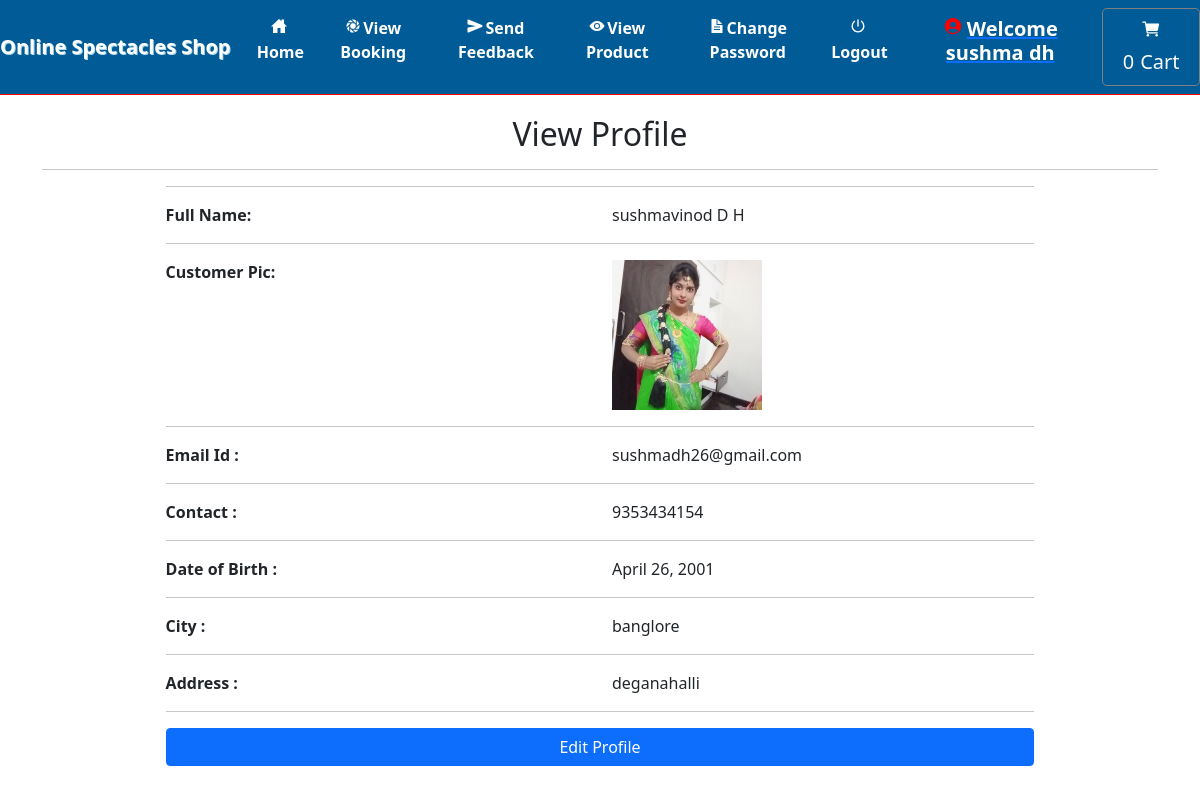
Page /profile (signed in) on the committed database.
### grocery/models.py (models this page shows, shortened)
class Profile(models.Model):
    user = models.ForeignKey(User, on_delete=models.CASCADE, null=True)
    dob = models.DateField(null=True)
    city = models.CharField(max_length=30, null=True)
    address = models.CharField(max_length=50, null=True)
    contact = models.CharField(max_length=10, null=True)
    image = models.FileField(null=True)

### grocery/views.py (the view)
# urls.py: path('profile', profile, name='profile'),
def profile(request):
    if not request.user.is_authenticated:
        return redirect('login')
    user = User.objects.get(id=request.user.id)
    pro = Profile.objects.get(user=user)
    cart=""
    try:
        cart = Cart.objects.get(profile=pro)
    except:
        pass
    num1 = 0
    total = 0
    for i in cart:
        total += i.product.price
        num1 += 1
    user = User.objects.get(id=request.user.id)
    pro = Profile.objects.get(user=user)
    d={'pro':pro,'user':user,'num1':num1,'total':total}
    return render(request,'profile.html',d)

### grocery/templates/profile.html
{% extends 'navigation.html' %}
{% load static %}
{% block body %}
<div class="container">
    <h2 style="margin-top:20px" align="center">View Profile</h2><hr>
<div  class="container-fluid" style="width:80%;margin-bottom:5%">
    <hr><div class="row">
        <div class="col-md-6">
            <strong>Full Name:</strong>
        </div>
        <div class="col-md-6">
            {{pro.user.first_name}} {{pro.user.last_name}}
        </div>
    </div><hr>
     <div class="row">
        <div class="col-md-6">
            <strong>Customer Pic:</strong>
        </div>
        <div class="col-md-6">
           <img src="{{pro.image.url}}" style="width:150px;height:150px">
        </div>
    </div><hr>
    <div class="row">
        <div class="col-md-6">
            <strong>Email Id :</strong>
        </div>
        <div class="col-md-6">
            {{pro.user.email}}
        </div>
    </div><hr>
     <div class="row">
        <div class="col-md-6">
            <strong>Contact :</strong>
        </div>
        <div class="col-md-6">
            {{pro.contact}}
        </div>
     </div><hr>
    <div class="row">
        <div class="col-md-6">
            <strong>Date of Birth :</strong>
        </div>
        <div class="col-md-6">
            {{pro.dob}}
        </div>
    </div><hr>
     <div class="row">
        <div class="col-md-6">
            <strong>City :</strong>
        </div>
        <div class="col-md-6">
            {{pro.city}}
        </div>
     </div><hr><div class="row">
        <div class="col-md-6">
            <strong>Address :</strong>
        </div>
        <div class="col-md-6">
            {{pro.address}}
        </div>
    </div><hr>
    <a href="{% url 'edit_profile' %}"><button class="btn btn-primary" style="width:100%;margin-bottom:5%">Edit Profile</button></a>
</div>
</div>
{% endblock %}

### grocery/templates/navigation.html (shortened to what this page needs)
<!DOCTYPE html>
<html lang="en">
<head>
    {% load static %}
 <link href="https://cdn.jsdelivr.net/npm/bootstrap@5.1.3/dist/css/bootstrap.min.css" rel="stylesheet">
  <link rel = stylesheet href = "//cdn.datatables.net/1.10.19/css/jquery.dataTables.min.css">
<link rel="stylesheet" href="https://cdnjs.cloudflare.com/ajax/libs/font-awesome/4.7.0/css/font-awesome.min.css">
</head>
<body style="background-color:white">
<nav class="navbar navbar-expand-sm" style = "background-color:#005b96	 ; border-bottom:1px solid red">
  <a class="navbar-brand pl-5" href="#" style="color:white ; font-weight : bold">Online Spectacles Shop</a>
<div class="collapse navbar-collapse" id="collapsibleNavbar">
  <ul class="navbar-nav pl-5 text-center">
    {% if request.user.username %}
    {% if not request.user.is_staff %}
    <li class="nav-item">
      <a class="nav-link" href="{% url 'home' %}" style="color:white"><ion-icon style="margin-right:2px" name="home-sharp"></ion-icon>Home</a>
    </li>
    <li class="nav-item">
      <a class="nav-link" href="{% url 'view_booking' %}" style="color:white"><ion-icon style="margin-right:2px" name="aperture"></ion-icon>View Booking</a>
    </li>
    <li class="nav-item">
      <a class="nav-link" href="{% url 'send_feedback' request.user.id %}" style="color:white"><ion-icon style="margin-right:2px" name="send"></ion-icon>Send Feedback</a>
    </li>
    <li class="nav-item">
      <a class="nav-link" href="{% url 'view_product' 0 %}" style="color:white"><ion-icon style="margin-right:2px" name="eye"></ion-icon>View Product</a>
    </li>
    <li class="nav-item">
      <a class="nav-link" href="{% url 'change_password' %}" style="color:white"><ion-icon style="margin-right:2px" name="document-text-sharp"></ion-icon>Change Password</a>
    </li>
    {% endif %}
    {% endif %}
    {% if request.user.is_authenticated %}
    <a class="nav-link" href="{% url 'logout' %}" style="color:white"><ion-icon style="margin-right:2px" name="power-sharp"></ion-icon>Logout</a>
    {% if not request.user.is_staff %}
    <li class="nav-item">
      <a href="{% url 'profile' %}"><h5 class="nav-link" style="color:white"><ion-icon style="margin-right:4px;color:#FF0000" name="person-circle-sharp"></ion-icon>Welcome {{request.user.username}}</h5>
      </a></li>
    {% else %}
    <li class="nav-item">
      <h5  class="nav-link" style="color:white"><ion-icon style="margin-right:4px;color:#FF0000" name="person-circle-sharp"></ion-icon>Welcome {{request.user.username}}</h5>
    </li>
    {% endif %}
    {% endif %}
    {% if not request.user.is_staff %}
    {% if request.user.username %}
      <a href="{% url 'cart' %}" style="border:1px solid gray" class="btn btn-default btn-lg text-dark text-capitalize">
        <ion-icon style="color:white;margin-top:2%" name="cart"></ion-icon><span style="color:white">{{num1}}</span><span style="margin-left:6px;margin-top:2%;color:white">Cart</span></a></center>
{% endif %}
    {% endif %}
    </ul>
</div>
</nav>
{% block body %}
{% endblock %}
</body></html>

### grocery/templates/navigation.html (style rules this page uses)
* { box-sizing: border-box; }
.nav-link { font-weight:bold; }
.navbar-brand { text-shadow: 1px 1px lightblue; }

### rows in the picture
Profile: user.first_name "sushmavinod", user.last_name "D H", image (picture), user.email "sushmadh26@gmail.com", contact "9353434154", dob "April 26, 2001", city "banglore", address "deganahalli"

### other values in the picture
{{ request.user.username }} "sushma dh"
{{ num1 }} "0"
